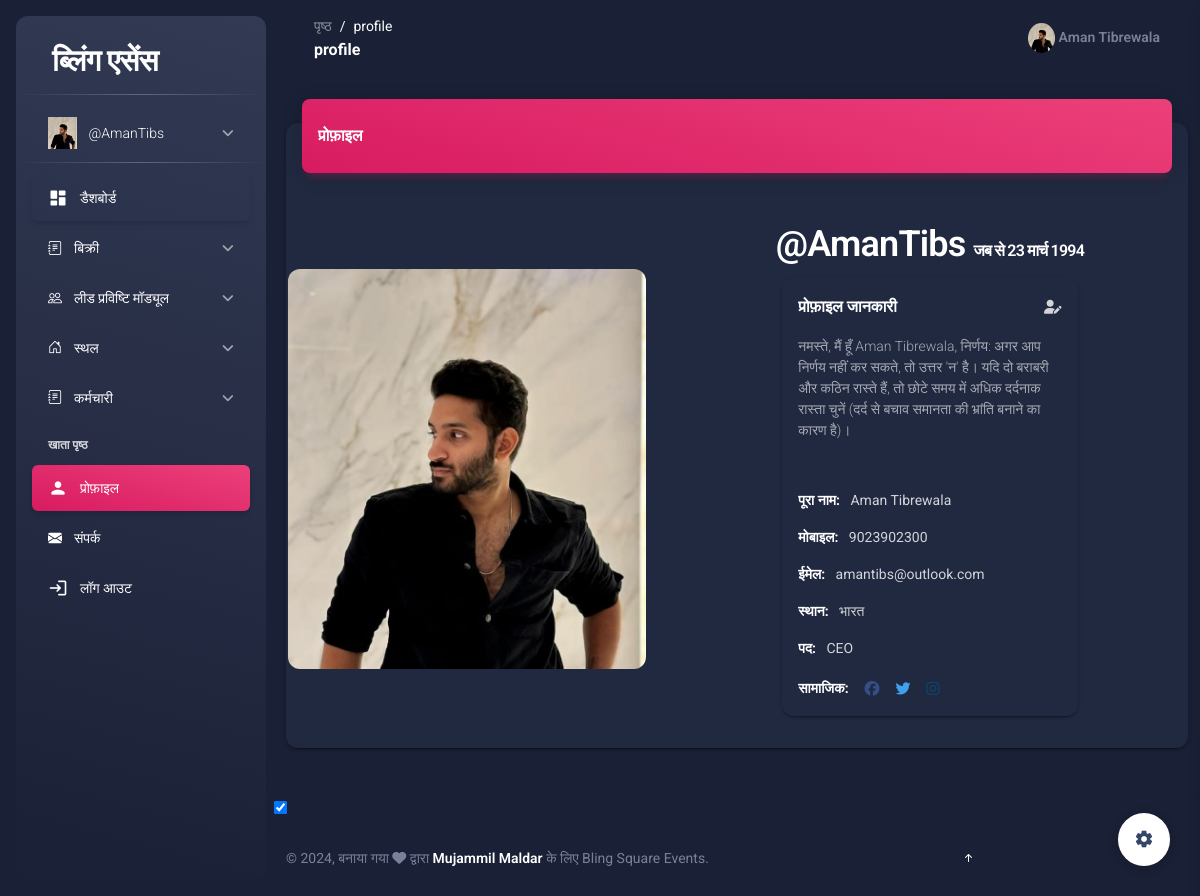
Screenshot of /profile/ (signed in) with the database file from the repository.
### dashboard/models.py (models this page shows, shortened)
class CustomUser(AbstractUser):
    GENDER_CHOICES = (
        ('male', 'Male'),
        ('female', 'Female'),
    )
    USER_ROLES = (
        ('employee', 'Employee'),
        ('admin', 'Admin'),
        ('hr', 'HR'),
        ('manager', 'Manager'),
        ('intern', 'Intern'),
    )
    category = models.CharField(max_length=20, choices=USER_ROLES, default='employee')
    photo = models.ImageField(upload_to='photos/')
    gender = models.CharField(max_length=6, choices=GENDER_CHOICES)
    dob = models.DateField(default=datetime.date.today)
    joiningdate = models.DateField(default=datetime.date.today)
    address = models.TextField()
    designation = models.CharField(max_length=100)
    mobileno = models.CharField(max_length=11, unique=True)
    active = models.BooleanField(default=True)  # Track active status
    last_activity = models.DateTimeField(auto_now=True)  # Track last activity timestamp

class UserSettings(models.Model):
    user = models.OneToOneField(CustomUser, on_delete=models.CASCADE)
    data_completion_percentage = models.PositiveIntegerField(default=0)
    selected_theme = models.CharField(max_length=20, choices=settings.THEME_CHOICES, default='light')

### dashboard/sett/settings_views.py (the view)
# urls.py: path('profile/',views.profile),
@login_required(login_url="/login")
def profile(request):
    us = request.user
    if request.method == 'POST' and 'language' in request.POST:
        return change_language(request)
    user = request.user
    user_settings, created = UserSettings.objects.get_or_create(user=user)
    profile_fields = {
        'first_name': 1,
        'last_name': 1,
        'username':1,
        'email': 1,
        'address': 2,  # Example weightages, adjust as needed
        'designation': 2,
        'photo': 2  # Adjust weightages as needed
    }
    total_weightage = sum(profile_fields.values())
    filled_weightage = sum(profile_fields[field] for field in profile_fields if getattr(user, field))
    completion_percentage = int((filled_weightage / total_weightage) * 100)
    user_settings.data_completion_percentage = completion_percentage
    user_settings.save()
    context = {
        'user': user,
        'completion_percentage': completion_percentage,
        'user_settings': user_settings,
        'languages': settings.LANGUAGES,
        'employee':us
    }
    return render(request, 'profile.html', context)

### middlewar/theme.py (called while the page is built)
    def __call__(self, request):
        response = self.get_response(request)
        if 'theme' in request.COOKIES:
            theme = request.COOKIES['theme']
            if theme == 'dark':
                response.set_cookie('theme', 'dark')
            else:
                response.set_cookie('theme', 'light')
        else:
            response.set_cookie('theme', 'light')
        return response

### template/profile.html (shortened to what this page needs)
{% extends 'base.html' %}
{% load static %}
{% block main %}
{% load i18n %}
<main class="main-content position-relative max-height-vh-100 h-100 border-radius-lg ">
    <div class="container-fluid py-4">
        <div class="row">
            <div class="col-12">
                <div class="card my-4">
                    <div class="card-header p-0 position-relative mt-n4 mx-3 z-index-2">
                        <div class="bg-gradient-primary shadow-primary border-radius-lg pt-4 pb-3">
                            <h6 class="text-white text-capitalize ps-3">{% trans "Profile" %}</h6>
                        </div>
                    </div>
                    <div class="card-body px-0 pb-2">
                        <div class="table-responsive p-0" style="overflow: hidden;">
                            <div class="row">
                                <div class="col-lg-5 p-4" style="display: flex;justify-content: center;align-items: center;"><img src="{{employee.photo.url}}" alt="" style="height: 400px;border-radius: 12px;"></div>
                                <div class="col-lg-7 p-4" style="display: flex;justify-content: center;flex-direction: column;align-items: center;">
                                    <h2 style="margin-bottom: 10px;"> {{employee.username}} <span style="font-size: 16px;">{% trans "Since" %} {{employee.joiningdate}} </span> </h2>
                                    <div class="col-12 col-xl-4" style="width: 60%;">
                                        <div class="card card-plain h-100">
                                            <div class="card-header pb-0 p-3">
                                                <div class="row">
                                                    <div class="col-md-8 d-flex align-items-center">
                                                        <h6 class="mb-0">{% trans "Profile Information" %}</h6>
                                                    </div>
                                                    <div class="col-md-4 text-end">
                                                        <a href="javascript:;">
                                                            <i class="fas fa-user-edit text-secondary text-sm" data-bs-toggle="tooltip" data-bs-placement="top" title="{% trans "Edit Profile" %}"></i>
                                                        </a>
                                                    </div>
                                                </div>
                                            </div>
                                            <div class="card-body p-3">
                                                <p class="text-sm">
                                                    {% trans "Hi, I’m" %} {{employee.first_name}} {{employee.last_name}}, {% trans "Decisions: If you can’t decide, the answer is no. If two equally difficult paths, choose the one more painful in the short term (pain avoidance is creating an illusion of equality)." %}
                                                </p>
                                                <hr class="horizontal gray-light my-4">
                                                <ul class="list-group">
                                                    <li class="list-group-item border-0 ps-0 pt-0 text-sm"><strong class="text-dark">{% trans "Full Name" %}:</strong> &nbsp; {{employee.first_name}} {{employee.last_name}}</li>
                                                    <li class="list-group-item border-0 ps-0 text-sm"><strong class="text-dark">{% trans "Mobile" %}:</strong> &nbsp; {{employee.mobileno}}</li>
                                                    <li class="list-group-item border-0 ps-0 text-sm"><strong class="text-dark">{% trans "Email" %}:</strong> &nbsp; {{employee.email}} </li>
                                                    <li class="list-group-item border-0 ps-0 text-sm"><strong class="text-dark">{% trans "Location" %}:</strong> &nbsp; {% trans "India" %}</li>
                                                    <li class="list-group-item border-0 ps-0 text-sm"><strong class="text-dark">{% trans "Designation" %}:</strong> &nbsp; {{employee.designation}}</li>
                                                    <li class="list-group-item border-0 ps-0 pb-0">
                                                        <strong class="text-dark text-sm">{% trans "Social" %}:</strong> &nbsp;
                                                        <a class="btn btn-facebook btn-simple mb-0 ps-1 pe-2 py-0" href="javascript:;">
                                                        </a>
                                                        <a class="btn btn-twitter btn-simple mb-0 ps-1 pe-2 py-0" href="javascript:;">
                                                        </a>
                                                        <a class="btn btn-instagram btn-simple mb-0 ps-1 pe-2 py-0" href="javascript:;">
                                                        </a>
                                                    </li>
                                                </ul>
                                            </div>
                                        </div>
                                    </div>
                                </div>
                            </div>
                        </div>
                    </div>
                </div>
            </div>
        </div>
    </div>
</main>
{% endblock main %}

### template/base.html (shortened to what this page needs)
{% include 'header.html' %}
{% include 'aside.html' %}
{% load i18n %}
<main class="main-content position-relative max-height-vh-100 h-100 border-radius-lg ">
    <nav class="navbar navbar-main navbar-expand-lg px-0 mx-4 shadow-none border-radius-xl" id="navbarBlur" data-scroll="true">
      <div class="container-fluid py-1 px-3">
        <nav aria-label="breadcrumb">
          <ol class="breadcrumb bg-transparent mb-0 pb-0 pt-1 px-0 me-sm-6 me-5">
            <li class="breadcrumb-item text-sm"><a class="opacity-5 text-dark" href="javascript:;">{% trans "Pages" %}</a></li>
            <li class="breadcrumb-item text-sm text-dark active" aria-current="page">{{ request.path|cut:"/" }}</li>
          </ol>
          <h6 class="font-weight-bolder mb-0">{{ request.path|cut:"/" }}</h6>
        </nav>
        <div class="collapse navbar-collapse mt-sm-0 mt-2 me-md-0 me-sm-4" id="navbar">
          <ul class="navbar-nav  justify-content-end">
            <li class="nav-item d-flex align-items-center">
              <a href="/profile" class="nav-link text-body font-weight-bold px-0">
                <img src="{{request.user.photo.url}}" alt="" style="height: 30px;border-radius: 50%;">
                <span class="d-sm-inline d-none">{{request.user.first_name}} {{request.user.last_name}} </span>
              </a>
            </li>
          </ul>
        </div>
      </div>
    </nav>
{% block main %}
{% endblock main %}
{% include 'footer2.html' %}
{% include 'footer.html' %}

### template/aside.html (shortened to what this page needs)
{% load static %}
{% load i18n %}
<body class="g-sidenav-show bg-gray-200">
  <aside class="sidenav navbar navbar-vertical navbar-expand-xs border-0 border-radius-xl my-3 fixed-start ms-3 bg-gradient-dark" id="sidenav-main">
     <div class="sidenav-header">
    <a class="navbar-brand m-0" href="/home">
      <h3 class="ms-1 font-weight-bold text-white">{% trans "Bling Essence" %}</h3>
    </a>
  </div>
  <hr class="horizontal light mt-0 mb-2">
  <div class="collapse navbar-collapse  w-auto " id="sidenav-collapse-main">
    <ul class="navbar-nav">
      <li class="nav-item">
        <a class="nav-link collapsed" data-bs-target="#profile-nav" data-bs-toggle="collapse" href="#">
          <div class="text-white text-center me-2 font-weight-bold d-flex align-items-center justify-content-center">
            <img src="{{request.user.photo.url}}" class="navbar-brand-img h-100 width-1" alt="main_logo">
          </div>
          <span class="nav-link-text ms-1"> {{request.user.username}} </span>
        </a>
      </li>
    </ul>
      <ul class="navbar-nav">
        <hr class="horizontal light mt-0 mb-2">
        <li class="nav-item">
          <a class="nav-link text-white active {% if request.path == '/home' %}active bg-gradient-primary {% else %} bg-transparent {% endif %}" href="/home">
            <div class="text-white text-center me-2 d-flex align-items-center justify-content-center">
              <i class="material-icons opacity-10">dashboard</i>
            </div>
            <span class="nav-link-text ms-1">{% trans "Dashboard" %}</span>
          </a>
        </li>
      <ul class="navbar-nav">
        <li class="nav-item">
          <a class="nav-link collapsed " data-bs-target="#sales-nav" data-bs-toggle="collapse" href="#">
            <div class="text-white text-center me-2 font-weight-bold d-flex align-items-center justify-content-center">
                <i class="bi bi-journal-text"></i>
                </div>
                <span class="nav-link-text ms-1">{% trans "Sales" %}</span>
            </a>
        </li>
    </ul>
    <ul class="navbar-nav">
      <li class="nav-item">
          <a class="nav-link collapsed " data-bs-target="#lead-nav" data-bs-toggle="collapse" href="#">
              <div class="text-white text-center me-2 font-weight-bold d-flex align-items-center justify-content-center">
                <i class="bi bi-people"></i>
              </div>
              <span class="nav-link-text ms-1">{% trans "Lead Entry Module" %}</span>
          </a>
      </li>
  </ul>
  <ul class="navbar-nav">
    <li class="nav-item">
      <a class="nav-link collapsed {% if request.path == '/add_venue/' or request.path == '/venue_list/' %}active bg-gradient-primary{% endif %}" data-bs-target="#venue-nav" data-bs-toggle="collapse" href="#">
        <div class="text-white text-center me-2 font-weight-bold d-flex align-items-center justify-content-center">
          <i class="bi bi-house-door"></i>
        </div>
        <span class="nav-link-text ms-1">{% trans "Venue" %}</span>
      </a>
    </li>
  </ul>
  <ul class="navbar-nav">
    <li class="nav-item">
      <a class="nav-link collapsed " data-bs-target="#staff-nav" data-bs-toggle="collapse" href="#">
        <div class="text-white text-center me-2 font-weight-bold d-flex align-items-center justify-content-center">
            <i class="bi bi-journal-text"></i>
            </div>
            <span class="nav-link-text ms-1">{% trans "Staff" %}</span>
        </a>
    </li>
</ul>
      <li class="nav-item mt-3">
        <h6 class="ps-4 ms-2 text-uppercase text-xs text-white font-weight-bolder opacity-8">{% trans "Account pages" %}</h6>
      </li>
      <li class="nav-item">
        <a class="nav-link text-white {% if request.path == '/profile/' %}active bg-gradient-primary {% else %} bg-transparent   {% endif %}" href="/profile">
          <div class="text-white text-center me-2 d-flex align-items-center justify-content-center">
            <i class="material-icons opacity-10">person</i>
          </div>
          <span class="nav-link-text ms-1">{% trans "Profile" %}</span>
        </a>
      </li>
      <li class="nav-item">
        <a class="nav-link text-white {% if request.path == '/problemreport/' %}active bg-gradient-primary {% else %} bg-transparent   {% endif %}" href="/problemreport/">
          <div class="text-white text-center me-2 d-flex align-items-center justify-content-center">
            <i class="bi bi-envelope-fill"></i>
          </div>
          <span class="nav-link-text ms-1">{% trans "Contact" %}</span>
        </a>
      </li>
      <li class="nav-item">
        <a class="nav-link text-white " href="/logout">
          <div class="text-white text-center me-2 d-flex align-items-center justify-content-center">
            <i class="material-icons opacity-10">login</i>
          </div>
          <span class="nav-link-text ms-1">{% trans "Logout" %}</span>
        </a>
      </li>
    </ul>
  </div>
</aside>

### template/footer2.html (shortened to what this page needs)
<div class="fixed-plugin">
  <a class="fixed-plugin-button text-dark position-fixed px-3 py-2">
    <i class="material-icons py-2">settings</i>
  </a>
</div>
<input type="checkbox" id="theme-toggle" {% if request.session.theme == 'dark' %}checked{% endif %}>

### rows the page displays
CustomUser: user.photo (picture), user.username "@AmanTibs", user.first_name "Aman", user.last_name "Tibrewala", photo (picture), username "@AmanTibs", joiningdate "23 मार्च 1994", first_name "Aman", last_name "Tibrewala", mobileno "9023902300", email "amantibs@outlook.com", designation "CEO"
UserSettings: selected_theme "☑"

### other values shown
{{ request.path|cut:"/" }} "profile"
